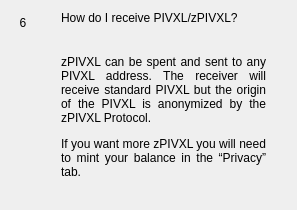
                  <widget class="QWidget" name="widgetFaq6" native="true">
                   <layout class="QHBoxLayout" name="horizontalpage_6" stretch="0,1">
                    <item alignment="Qt::AlignTop">
                     <widget class="QLabel" name="labelNumber6">
                      <property name="minimumSize">
                       <size>
                        <width>24</width>
                        <height>24</height>
                       </size>
                      </property>
                      <property name="maximumSize">
                       <size>
                        <width>16777215</width>
                        <height>24</height>
                       </size>
                      </property>
                      <property name="text">
                       <string>6</string>
                      </property>
                      <property name="alignment">
                       <set>Qt::AlignCenter</set>
                      </property>
                     </widget>
                    </item>
                    <item>
                     <layout class="QVBoxLayout" name="verticalLayoutpage_6">
                      <property name="spacing">
                       <number>0</number>
                      </property>
                      <property name="leftMargin">
                       <number>20</number>
                      </property>
                      <property name="rightMargin">
                       <number>20</number>
                      </property>
                      <item>
                       <widget class="QLabel" name="labelSubtitle6">
                        <property name="text">
                         <string>How do I receive PIVXL/zPIVXL?</string>
                        </property>
                        <property name="wordWrap">
                         <bool>true</bool>
                        </property>
                       </widget>
                      </item>
                      <item>
                       <spacer name="verticalSpacer_60">
                        <property name="orientation">
                         <enum>Qt::Vertical</enum>
                        </property>
                        <property name="sizeType">
                         <enum>QSizePolicy::Fixed</enum>
                        </property>
                        <property name="sizeHint" stdset="0">
                         <size>
                          <width>20</width>
                          <height>30</height>
                         </size>
                        </property>
                       </spacer>
                      </item>
                      <item>
                       <widget class="QLabel" name="labelContent6">
                        <property name="text">
                         <string>
                           &lt;html&gt;&lt;head/&gt;&lt;body&gt;&lt;p align=&quot;justify&quot;&gt;
                           zPIVXL can be spent and sent to any PIVXL address. The receiver will
                           receive standard PIVXL but the origin of the PIVXL is anonymized by the zPIVXL Protocol.
                           &lt;/p&gt;&lt;p align=&quot;justify&quot;&gt;
                           If you want more zPIVXL you will need to mint your balance in the “Privacy” tab.
                           &lt;/p&gt;&lt;/body&gt;&lt;/html&gt;
                         </string>
                        </property>
                        <property name="alignment">
                         <set>Qt::AlignLeading|Qt::AlignLeft|Qt::AlignTop</set>
                        </property>
                        <property name="wordWrap">
                         <bool>true</bool>
                        </property>
                       </widget>
                      </item>
                      <item>
                       <spacer name="verticalSpacer_61">
                        <property name="orientation">
                         <enum>Qt::Vertical</enum>
                        </property>
                        <property name="sizeHint" stdset="0">
                         <size>
                          <width>20</width>
                          <height>20</height>
                         </size>
                        </property>
                       </spacer>
                      </item>
                     </layout>
                    </item>
                   </layout>
                  </widget>
